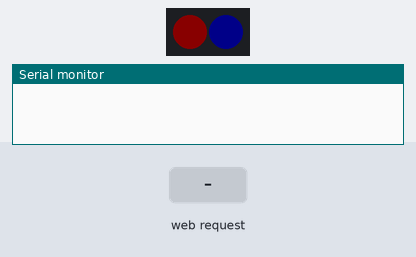
The program below on a simulated ESP32. On the bench: 2 RGB LEDs in strip order, left to right, the last lines printed to the serial monitor. The test bench sets the inputs (shaded band). Dim RGB values are drawn brighter than linear; WiFi joins after 1.5 s; servers stay silent unless stated; storage starts empty; USB keyboard and mouse output is not drawn; not simulated (calls return 0 or success): secrets.h.

Above: at 0.1 s.
At 2.7 s:
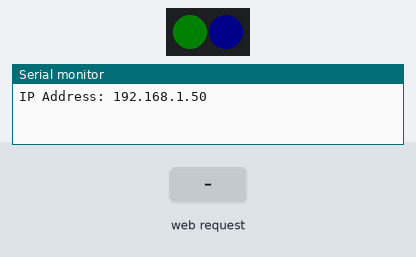
2.8 s: HTTP request GET /post received
Timing chart, 0 to 5.8 s (numbered marks = the images above; inputs shaded):
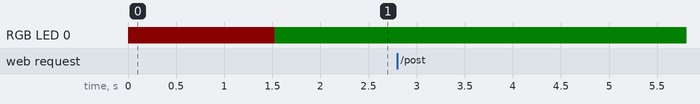

The program:

main.cpp
```cpp
#include <Arduino.h>
#include <WiFi.h>
#include <AsyncTCP.h>
#include <ESPAsyncWebServer.h>
#include <BleKeyboard.h>
#include <FastLED.h>
#include "webserver.h"
#include "secrets.h"
#include "wificonnection.h"
#include "deckdukeyboard.h"
#include "ledscontrol.h"

void setup()
{
  Serial.begin(115200);

  setupLeds();
  setupWifi();
  setupWeb();
  setupKeyboard();
}

void loop()
{
  if (isKeyBoardConnected())
  {
    setLed(0, CRGB::Green);
  }
  else
  {
    setLed(0, CRGB::Yellow);
  }
}
```

deckdukeyboard.h
```cpp
#pragma once

#include <BleKeyboard.h>

BleKeyboard bleKeyboard;

void setupKeyboard() {
  bleKeyboard.setName("DeckDU v0.1");
  bleKeyboard.set_version(1);
  bleKeyboard.begin();
  bleKeyboard.setBatteryLevel(100);
}

bool isKeyBoardConnected() {
  return bleKeyboard.isConnected();
}
```

ledscontrol.h
```cpp
#pragma once

#include <FastLED.h>

#define NUM_LEDS 2
#define DATA_PIN 4

// Define the array of leds
CRGB leds[NUM_LEDS];

void setupLeds() {
  FastLED.addLeds<WS2812B, DATA_PIN, GRB>(leds, NUM_LEDS);  // GRB ordering is typical
  FastLED.setBrightness(10);

  leds[0] = CRGB::Red;
  leds[1] = CRGB::Blue;
  FastLED.show();
}

void setLed(int ledNum, CRGB color) {
  leds[ledNum] = color;
  FastLED.show();
}
```

webserver.h
```cpp
#pragma once

#include <WiFi.h>
#include <AsyncTCP.h>
#include <ESPAsyncWebServer.h>
#include <LittleFS.h>
#include <AsyncJson.h>
#include <ArduinoJson.h>

AsyncWebServer server(80);

const char *PARAM_MESSAGE = "message";

bool handleFileRead(String path, AsyncWebServerRequest *request)
{
    if (path.endsWith("/"))
    {
        path += "index.html";
    }
    String contentType = "text/html";
    if (path.endsWith(".css"))
    {
        contentType = "text/css";
    }
    else if (path.endsWith(".js"))
    {
        contentType = "application/javascript";
    }
    else if (path.endsWith(".ico"))
    {
        contentType = "image/x-icon";
    }
    else if (path.endsWith(".json"))
    {
        contentType = "application/json";
    }
    File file = LittleFS.open(path, "r");

    if (file)
    {
        request->send(LittleFS, path, contentType);
        return true;
    }
    return false;
}

void setupWeb()
{
    if (!LittleFS.begin())
    {
        Serial.println("Falha ao montar o sistema de arquivos LittleFS!");
    }

    server.onNotFound([](AsyncWebServerRequest *request)
                      {
                          if (!handleFileRead(request->url(), request))
                          {

                              Serial.printf("NOT_FOUND: ");
                              if (request->method() == HTTP_GET)
                                  Serial.printf("GET");
                              else if (request->method() == HTTP_POST)
                                  Serial.printf("POST");
                              else if (request->method() == HTTP_DELETE)
                                  Serial.printf("DELETE");
                              else if (request->method() == HTTP_PUT)
                                  Serial.printf("PUT");
                              else if (request->method() == HTTP_PATCH)
                                  Serial.printf("PATCH");
                              else if (request->method() == HTTP_HEAD)
                                  Serial.printf("HEAD");
                              else if (request->method() == HTTP_OPTIONS)
                                  Serial.printf("OPTIONS");
                              else
                                  Serial.printf("UNKNOWN");
                              Serial.printf(" http://%s%s\n", request->host().c_str(), request->url().c_str());

                              if (request->contentLength())
                              {
                                  Serial.printf("_CONTENT_TYPE: %s\n", request->contentType().c_str());
                                  Serial.printf("_CONTENT_LENGTH: %u\n", request->contentLength());
                              }

                              int headers = request->headers();
                              int i;
                              for (i = 0; i < headers; i++)
                              {
                                  AsyncWebHeader *h = request->getHeader(i);
                                  Serial.printf("_HEADER[%s]: %s\n", h->name().c_str(), h->value().c_str());
                              }

                              int params = request->params();
                              for (i = 0; i < params; i++)
                              {
                                  AsyncWebParameter *p = request->getParam(i);
                                  if (p->isFile())
                                  {
                                      Serial.printf("_FILE[%s]: %s, size: %u\n", p->name().c_str(), p->value().c_str(), p->size());
                                  }
                                  else if (p->isPost())
                                  {
                                      Serial.printf("_POST[%s]: %s\n", p->name().c_str(), p->value().c_str());
                                  }
                                  else
                                  {
                                      Serial.printf("_GET[%s]: %s\n", p->name().c_str(), p->value().c_str());
                                  }
                              }

                              request->send(404);
                          } });

    // server.on("/", HTTP_GET, [](AsyncWebServerRequest *request)
    //           { request->send(200, "text/plain", "Hello, world"); });

    // Send a GET request to <IP>/get?message=<message>
    server.on("/get", HTTP_GET, [](AsyncWebServerRequest *request)
              {
        String message;
        if (request->hasParam(PARAM_MESSAGE)) {
            message = request->getParam(PARAM_MESSAGE)->value();
        } else {
            message = "No message sent";
        }
        request->send(200, "text/plain", "Hello, GET: " + message); });

    // Send a POST request to <IP>/post with a form field message set to <message>
    server.on("/post", HTTP_POST, [](AsyncWebServerRequest *request)
              {
        String message;
        if (request->hasParam(PARAM_MESSAGE, true)) {
            message = request->getParam(PARAM_MESSAGE, true)->value();
        } else {
            message = "No message sent";
        }
        request->send(200, "text/plain", "Hello, POST: " + message); });

    AsyncCallbackJsonWebHandler *handler = new AsyncCallbackJsonWebHandler("/rest/teclado", [](AsyncWebServerRequest *request, JsonVariant &json)
                                                                           {
            JsonObject jsonObj = json.as<JsonObject>();
            Serial.println(jsonObj["button"].as<const char *>());
            // Enviar uma resposta
            String buttons = jsonObj["button"].as<const char *>();

            JsonArray array = jsonObj["keys"].as<JsonArray>();
            for(JsonVariant v : array) {
                Serial.println(v.as<const char *>());
            }


            DynamicJsonDocument responseDoc(1024);
            responseDoc["status"] = "OK";
            responseDoc["message"] = "Botão recebido: " + buttons;
            String response;
            serializeJson(responseDoc, response);
            request->send(200, "application/json", response); });
    server.addHandler(handler);

    server.begin();
}
```

wificonnection.h
```cpp
#pragma once

#include <Arduino.h>
#include <WiFi.h>
#include "secrets.h"

void setupWifi() {
  WiFi.mode(WIFI_STA);
  WiFi.begin(ssid, password);
  if (WiFi.waitForConnectResult() != WL_CONNECTED)
  {
    Serial.printf("WiFi Failed!\n");
    return;
  }

  Serial.print("IP Address: ");
  Serial.println(WiFi.localIP());

}
```
